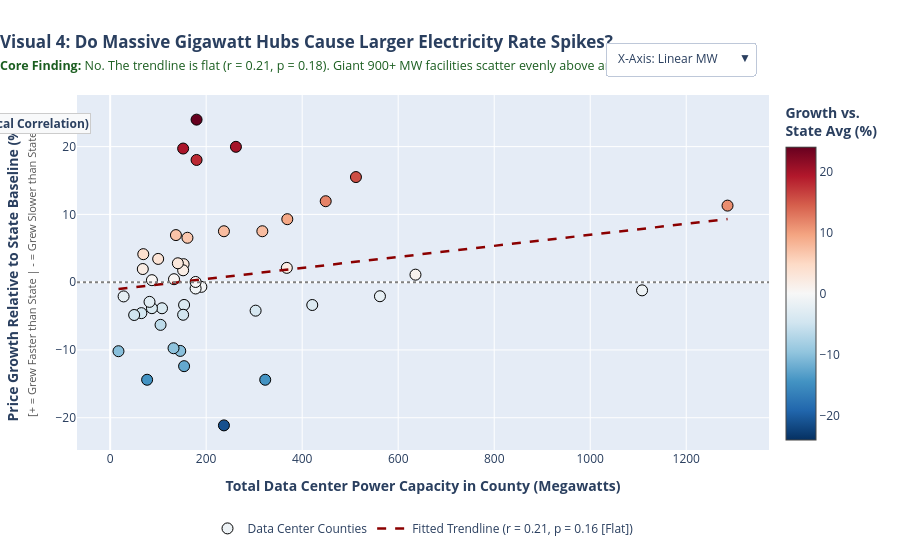

Here is the notebook cell this chart was saved with:
### Markdown cell above
## Visual 4: Do Massive Gigawatt Hubs Cause Larger Electricity Rate Spikes?
*Supports: **Key Finding & Interpretation - The Intensive Margin Test***

### Visual Design & Layperson Interpretation
- **Question Answered:** *Do counties with massive 900+ MW computing facilities (like Memphis or New Albany) experience larger price increases than counties with small 50 MW data centers?*
- **Y-Axis:** Price growth **relative to state average** (0% = grew at exact state average).
- **Diverging Colors:** Red dots grew faster than their state; blue dots grew slower than their state.
- **Punchline:** The trendline is flat ($r = 0.21, p = 0.18$). Mega-scale gigawatt hubs scatter evenly above and below their state benchmarks.

### Code cell
# 1. Interactive Plotly Visual 4
fig4 = go.Figure()

x_lin = treat_panel['total_power_consumption_mw']
x_lg = treat_panel['Log_MW']
y_dem = treat_panel['Growth_Demeaned']
county_labels = treat_panel['County'] + ', ' + treat_panel['State']

# Linear scatter trace
fig4.add_trace(go.Scatter(
    x=x_lin, y=y_dem, mode='markers',
    text=county_labels,
    marker=dict(
        size=11, color=y_dem, colorscale='RdBu_r', cmid=0,
        colorbar=dict(title="<b>Growth vs.<br>State Avg (%)</b>", x=1.01),
        showscale=True, line=dict(color='black', width=1)
    ),
    name='Data Center Counties',
    hovertemplate="<b>%{text}</b><br>Power Capacity: %{x:,.0f} MW<br>Growth vs. State Avg: %{y:+.2f}%<extra></extra>",
    visible=True
))

# Linear OLS regression line
slope_lin, intercept_lin = np.polyfit(x_lin, y_dem, 1)
x_line_lin = np.linspace(x_lin.min(), x_lin.max(), 100)
fig4.add_trace(go.Scatter(
    x=x_line_lin, y=slope_lin * x_line_lin + intercept_lin,
    mode='lines', line=dict(color='darkred', width=2.5, dash='dash'),
    name=f'Fitted Trendline (r = {r_linear:.2f}, p = {p_linear:.2f} [Flat])', visible=True
))

# Log(MW) scatter trace
fig4.add_trace(go.Scatter(
    x=x_lg, y=y_dem, mode='markers',
    text=county_labels,
    marker=dict(
        size=11, color=y_dem, colorscale='RdBu_r', cmid=0,
        colorbar=dict(title="<b>Growth vs.<br>State Avg (%)</b>", x=1.01),
        showscale=True, line=dict(color='black', width=1)
    ),
    name='Data Center Counties (Log)',
    hovertemplate="<b>%{text}</b><br>Log(1+MW): %{x:.2f}<br>Growth vs. State Avg: %{y:+.2f}%<extra></extra>",
    visible=False
))

# Log OLS regression line
slope_log, intercept_log = np.polyfit(x_lg, y_dem, 1)
x_line_log = np.linspace(x_lg.min(), x_lg.max(), 100)
fig4.add_trace(go.Scatter(
    x=x_line_log, y=slope_log * x_line_log + intercept_log,
    mode='lines', line=dict(color='darkred', width=2.5, dash='dash'),
    name=f'Fitted Trendline (Log r = {r_log:.2f}, p = {p_log:.2f} [Flat])', visible=False
))

# Horizontal zero line
fig4.add_hline(y=0, line_dash="dot", line_color="gray", annotation_text="State Average Baseline (0%)", annotation_position="bottom right")

annots_linear = [
    dict(x=0.02, y=0.95, xref="paper", yref="paper", text=f"<b>Pearson r = {r_linear:.2f} (p = {p_linear:.2f}, No Statistical Correlation)</b>", showarrow=False, bgcolor="#F8F9FA", bordercolor="#CCCCCC", borderwidth=1)
]

annots_log = [
    dict(x=0.02, y=0.95, xref="paper", yref="paper", text=f"<b>Pearson Log r = {r_log:.2f} (p = {p_log:.2f}, No Statistical Correlation)</b>", showarrow=False, bgcolor="#F8F9FA", bordercolor="#CCCCCC", borderwidth=1)
]

fig4.update_layout(
    title=dict(
        text="<b>Visual 4: Do Massive Gigawatt Hubs Cause Larger Electricity Rate Spikes?</b><br><span style='font-size:12.5px; color:#1B5E20;'><b>Core Finding:</b> No. The trendline is flat (r = 0.21, p = 0.18). Giant 900+ MW facilities scatter evenly above and below state averages.</span>",
        x=0.0, xanchor="left"
    ),
    xaxis=dict(title="<b>Total Data Center Power Capacity in County (Megawatts)</b>"),
    yaxis=dict(title="<b>Price Growth Relative to State Baseline (%)</b><br><span style='font-size:11px; color:#555;'>[+ = Grew Faster than State | - = Grew Slower than State]</span>"),
    legend=dict(orientation="h", yanchor="top", y=-0.18, xanchor="center", x=0.5),
    updatemenus=[
        dict(
            buttons=[
                dict(
                    label="X-Axis: Linear MW",
                    method="update",
                    args=[{"visible": [True, True, False, False]},
                          {"xaxis": {"title": "<b>Total Data Center Power Capacity in County (Megawatts)</b>"},
                           "annotations": annots_linear}]
                ),
                dict(
                    label="X-Axis: Log(1 + MW)",
                    method="update",
                    args=[{"visible": [False, False, True, True]},
                          {"xaxis": {"title": "<b>Log(1 + Total Data Center Power in MW)</b>"},
                           "annotations": annots_log}]
                )
            ],
            direction="down", showactive=True,
            x=0.98, xanchor="right", y=1.15, yanchor="top"
        )
    ],
    annotations=annots_linear,
    height=560,
    margin=dict(l=60, r=40, t=95, b=110)
)
fig4.show()

# 2. Companion Static Matplotlib + Seaborn Regplots
fig, axes = plt.subplots(1, 2, figsize=(15, 6))

sns.regplot(
    data=treat_panel, x='total_power_consumption_mw', y='Growth_Demeaned',
    scatter_kws={'alpha': 0.75, 'color': COLOR_TREATMENT, 's': 70, 'edgecolor': 'black'},
    line_kws={'color': 'darkred', 'linewidth': 2.2},
    ax=axes[0]
)
axes[0].axhline(0, color='gray', linestyle='--', alpha=0.7)
axes[0].set_title(f"Linear Scale: MW vs. Relative Growth (r = {r_linear:.2f}, Flat)", fontsize=12, fontweight='bold')
axes[0].set_xlabel("Total Data Center Consumption (MW)", fontsize=11)
axes[0].set_ylabel("Price Growth Relative to State Average (%)", fontsize=11)

top3_lin = treat_panel.nlargest(3, 'total_power_consumption_mw')
for _, row in top3_lin.iterrows():
    axes[0].text(row['total_power_consumption_mw'] + 15, row['Growth_Demeaned'], f"{row['County']}, {row['State']}", fontsize=8.5, weight='bold')

sns.regplot(
    data=treat_panel, x='Log_MW', y='Growth_Demeaned',
    scatter_kws={'alpha': 0.75, 'color': COLOR_CONTROL, 's': 70, 'edgecolor': 'black'},
    line_kws={'color': 'darkred', 'linewidth': 2.2},
    ax=axes[1]
)
axes[1].axhline(0, color='gray', linestyle='--', alpha=0.7)
axes[1].set_title(f"Log Scale: Log(MW) vs. Relative Growth (r = {r_log:.2f}, Flat)", fontsize=12, fontweight='bold')
axes[1].set_xlabel("Log(1 + Total Data Center Consumption in MW)", fontsize=11)
axes[1].set_ylabel("Price Growth Relative to State Average (%)", fontsize=11)

top3_log = treat_panel.nlargest(3, 'Log_MW')
for _, row in top3_log.iterrows():
    axes[1].text(row['Log_MW'] + 0.05, row['Growth_Demeaned'], f"{row['County']}, {row['State']}", fontsize=8.5, weight='bold')

plt.tight_layout()
plt.show()

### Figure 1 — Plotly figure (JSON) as saved in the notebook; plotly's stock layout.template omitted (floating-point values rounded to 4 significant figures)
{"data": [{"hovertemplate": "<b>%{text}</b><br>Power Capacity: %{x:,.0f} MW<br>Growth vs. State Avg: %{y:+.2f}%<extra></extra>", "marker": {"cmid": 0, "color": [-1.206, -2.073, 11.94, -3.361, 11.29, 15.51, -14.4, 7.513, 23.98, 3.432, 1.108, -3.37, 9.29, 2.111, -4.205, 19.97, 7.513, -21.13, -0.6899, 18.03, -0.9321, 0.03069, 6.551, -12.39, 2.653, 1.753, 19.71, -4.81, -10.14, 2.789, 6.945, 0.4377, -9.745, -3.848, -6.297, 0.2932, -3.837, -2.907, -14.4, 4.131, 1.938, -4.569, -4.842, -2.102, -10.18], "colorbar": {"title": {"text": "<b>Growth vs.<br>State Avg (%)</b>"}, "x": 1.01}, "colorscale": [[0, "rgb(5,48,97)"], [0.1, "rgb(33,102,172)"], [0.2, "rgb(67,147,195)"], [0.3, "rgb(146,197,222)"], [0.4, "rgb(209,229,240)"], [0.5, "rgb(247,247,247)"], [0.6, "rgb(253,219,199)"], [0.7, "rgb(244,165,130)"], [0.8, "rgb(214,96,77)"], [0.9, "rgb(178,24,43)"], [1, "rgb(103,0,31)"]], "line": {"color": "black", "width": 1}, "showscale": true, "size": 11}, "mode": "markers", "name": "Data Center Counties", "text": ["Licking, OH", "Henrico, VA", "Maricopa, AZ", "Bexar, TX", "Shelby, TN", "Madison, MS", "Prince William, VA", "Sarpy, NE", "Ellis, TX", "Niagara, NY", "Fayette, GA", "Taylor, TX", "Racine, WI", "Mayes, OK", "Franklin, OH", "Denton, TX", "Douglas, NE", "Pottawattamie, IA", "Warren, IA", "Washington, OR", "Clark, IN", "Dakota, MN", "Storey, NV", "Wasco, OR", "Montgomery, AL", "Ada, ID", "Bell, TX", "Laramie, WY", "Madison, AL", "Lancaster, NE", "Fairfield, OH", "Utah, UT", "Dickens, TX", "Columbia, PA", "Clay, MO", "Sumner, TN", "Valencia, NM", "Chesterfield, VA", "Loudoun, VA", "Edgefield, SC", "Dickey, ND", "Cherokee, NC", "Cumberland, NJ", "Whitfield, GA", "Fulton, GA"], "type": "scatter", "visible": true, "x": [1108.0, 562.0, 449.0, 154.0, 1286.0, 512.0, 323.0, 317.0, 180.0, 100.0, 636.0, 421.0, 369.0, 368.0, 303.0, 262.0, 237.0, 237.0, 190.0, 180.0, 178.0, 178.0, 161.0, 154.0, 153.0, 152.0, 152.0, 152.0, 146.0, 141.0, 137.0, 133.0, 132.0, 108.0, 105.0, 87.0, 87.0, 82.0, 77.0, 69.0, 68.0, 65.0, 50.0, 28.0, 17.33], "y": [-1.206, -2.073, 11.94, -3.361, 11.29, 15.51, -14.4, 7.513, 23.98, 3.432, 1.108, -3.37, 9.29, 2.111, -4.205, 19.97, 7.513, -21.13, -0.6899, 18.03, -0.9321, 0.03069, 6.551, -12.39, 2.653, 1.753, 19.71, -4.81, -10.14, 2.789, 6.945, 0.4377, -9.745, -3.848, -6.297, 0.2932, -3.837, -2.907, -14.4, 4.131, 1.938, -4.569, -4.842, -2.102, -10.18]}, {"line": {"color": "darkred", "dash": "dash", "width": 2.5}, "mode": "lines", "name": "Fitted Trendline (r = 0.21, p = 0.16 [Flat])", "type": "scatter", "visible": true, "x": [17.33, 30.14, 42.96, 55.77, 68.59, 81.4, 94.22, 107.0, 119.8, 132.7, 145.5, 158.3, 171.1, 183.9, 196.7, 209.6, 222.4, 235.2, 248.0, 260.8, 273.6, 286.4, 299.3, 312.1, 324.9, 337.7, 350.5, 363.3, 376.1, 389.0, 401.8, 414.6, 427.4, 440.2, 453.0, 465.8, 478.7, 491.5, 504.3, 517.1, 529.9, 542.7, 555.6, 568.4, 581.2, 594.0, 606.8, 619.6, 632.4, 645.3, 658.1, 670.9, 683.7, 696.5, 709.3, 722.1, 735.0, 747.8, 760.6, 773.4, 786.2, 799.0, 811.9, 824.7, 837.5, 850.3, 863.1, 875.9, 888.7, 901.6, 914.4, 927.2, 940.0, 952.8, 965.6, 978.4, 991.3, 1004.0, 1017.0, 1030.0, 1043.0, 1055.0, 1068.0, 1081.0, 1094.0, 1107.0, 1119.0, 1132.0, 1145.0, 1158.0, 1171.0, 1183.0, 1196.0, 1209.0, 1222.0, 1235.0, 1248.0, 1260.0, 1273.0, 1286.0], "y": [-1.018, -0.9137, -0.8093, -0.7049, -0.6005, -0.4961, -0.3918, -0.2874, -0.183, -0.07862, 0.02576, 0.1301, 0.2345, 0.3389, 0.4433, 0.5477, 0.6521, 0.7564, 0.8608, 0.9652, 1.07, 1.174, 1.278, 1.383, 1.487, 1.591, 1.696, 1.8, 1.905, 2.009, 2.113, 2.218, 2.322, 2.427, 2.531, 2.635, 2.74, 2.844, 2.948, 3.053, 3.157, 3.262, 3.366, 3.47, 3.575, 3.679, 3.784, 3.888, 3.992, 4.097, 4.201, 4.305, 4.41, 4.514, 4.619, 4.723, 4.827, 4.932, 5.036, 5.14, 5.245, 5.349, 5.454, 5.558, 5.662, 5.767, 5.871, 5.976, 6.08, 6.184, 6.289, 6.393, 6.497, 6.602, 6.706, 6.811, 6.915, 7.019, 7.124, 7.228, 7.332, 7.437, 7.541, 7.646, 7.75, 7.854, 7.959, 8.063, 8.168, 8.272, 8.376, 8.481, 8.585, 8.689, 8.794, 8.898, 9.003, 9.107, 9.211, 9.316]}, {"hovertemplate": "<b>%{text}</b><br>Log(1+MW): %{x:.2f}<br>Growth vs. State Avg: %{y:+.2f}%<extra></extra>", "marker": {"cmid": 0, "color": [-1.206, -2.073, 11.94, -3.361, 11.29, 15.51, -14.4, 7.513, 23.98, 3.432, 1.108, -3.37, 9.29, 2.111, -4.205, 19.97, 7.513, -21.13, -0.6899, 18.03, -0.9321, 0.03069, 6.551, -12.39, 2.653, 1.753, 19.71, -4.81, -10.14, 2.789, 6.945, 0.4377, -9.745, -3.848, -6.297, 0.2932, -3.837, -2.907, -14.4, 4.131, 1.938, -4.569, -4.842, -2.102, -10.18], "colorbar": {"title": {"text": "<b>Growth vs.<br>State Avg (%)</b>"}, "x": 1.01}, "colorscale": [[0, "rgb(5,48,97)"], [0.1, "rgb(33,102,172)"], [0.2, "rgb(67,147,195)"], [0.3, "rgb(146,197,222)"], [0.4, "rgb(209,229,240)"], [0.5, "rgb(247,247,247)"], [0.6, "rgb(253,219,199)"], [0.7, "rgb(244,165,130)"], [0.8, "rgb(214,96,77)"], [0.9, "rgb(178,24,43)"], [1, "rgb(103,0,31)"]], "line": {"color": "black", "width": 1}, "showscale": true, "size": 11}, "mode": "markers", "name": "Data Center Counties (Log)", "text": ["Licking, OH", "Henrico, VA", "Maricopa, AZ", "Bexar, TX", "Shelby, TN", "Madison, MS", "Prince William, VA", "Sarpy, NE", "Ellis, TX", "Niagara, NY", "Fayette, GA", "Taylor, TX", "Racine, WI", "Mayes, OK", "Franklin, OH", "Denton, TX", "Douglas, NE", "Pottawattamie, IA", "Warren, IA", "Washington, OR", "Clark, IN", "Dakota, MN", "Storey, NV", "Wasco, OR", "Montgomery, AL", "Ada, ID", "Bell, TX", "Laramie, WY", "Madison, AL", "Lancaster, NE", "Fairfield, OH", "Utah, UT", "Dickens, TX", "Columbia, PA", "Clay, MO", "Sumner, TN", "Valencia, NM", "Chesterfield, VA", "Loudoun, VA", "Edgefield, SC", "Dickey, ND", "Cherokee, NC", "Cumberland, NJ", "Whitfield, GA", "Fulton, GA"], "type": "scatter", "visible": false, "x": [7.011, 6.333, 6.109, 5.043, 7.16, 6.24, 5.781, 5.762, 5.198, 4.615, 6.457, 6.045, 5.914, 5.911, 5.717, 5.572, 5.472, 5.472, 5.252, 5.198, 5.187, 5.187, 5.088, 5.043, 5.037, 5.03, 5.03, 5.03, 4.99, 4.956, 4.927, 4.898, 4.89, 4.691, 4.663, 4.477, 4.477, 4.419, 4.357, 4.248, 4.234, 4.19, 3.932, 3.367, 2.909], "y": [-1.206, -2.073, 11.94, -3.361, 11.29, 15.51, -14.4, 7.513, 23.98, 3.432, 1.108, -3.37, 9.29, 2.111, -4.205, 19.97, 7.513, -21.13, -0.6899, 18.03, -0.9321, 0.03069, 6.551, -12.39, 2.653, 1.753, 19.71, -4.81, -10.14, 2.789, 6.945, 0.4377, -9.745, -3.848, -6.297, 0.2932, -3.837, -2.907, -14.4, 4.131, 1.938, -4.569, -4.842, -2.102, -10.18]}, {"line": {"color": "darkred", "dash": "dash", "width": 2.5}, "mode": "lines", "name": "Fitted Trendline (Log r = 0.29, p = 0.05 [Flat])", "type": "scatter", "visible": false, "x": [2.909, 2.951, 2.994, 3.037, 3.08, 3.123, 3.166, 3.209, 3.252, 3.295, 3.338, 3.381, 3.424, 3.467, 3.51, 3.553, 3.596, 3.639, 3.682, 3.724, 3.767, 3.81, 3.853, 3.896, 3.939, 3.982, 4.025, 4.068, 4.111, 4.154, 4.197, 4.24, 4.283, 4.326, 4.369, 4.412, 4.455, 4.497, 4.54, 4.583, 4.626, 4.669, 4.712, 4.755, 4.798, 4.841, 4.884, 4.927, 4.97, 5.013, 5.056, 5.099, 5.142, 5.185, 5.228, 5.27, 5.313, 5.356, 5.399, 5.442, 5.485, 5.528, 5.571, 5.614, 5.657, 5.7, 5.743, 5.786, 5.829, 5.872, 5.915, 5.958, 6.001, 6.044, 6.086, 6.129, 6.172, 6.215, 6.258, 6.301, 6.344, 6.387, 6.43, 6.473, 6.516, 6.559, 6.602, 6.645, 6.688, 6.731, 6.774, 6.817, 6.859, 6.902, 6.945, 6.988, 7.031, 7.074, 7.117, 7.16], "y": [-6.535, -6.394, -6.252, -6.111, -5.969, -5.828, -5.686, -5.545, -5.403, -5.262, -5.12, -4.979, -4.837, -4.696, -4.554, -4.413, -4.271, -4.13, -3.988, -3.847, -3.705, -3.564, -3.422, -3.281, -3.139, -2.998, -2.857, -2.715, -2.574, -2.432, -2.291, -2.149, -2.008, -1.866, -1.725, -1.583, -1.442, -1.3, -1.159, -1.017, -0.8758, -0.7343, -0.5928, -0.4513, -0.3098, -0.1684, -0.02688, 0.1146, 0.2561, 0.3976, 0.539, 0.6805, 0.822, 0.9635, 1.105, 1.246, 1.388, 1.529, 1.671, 1.812, 1.954, 2.095, 2.237, 2.378, 2.52, 2.661, 2.803, 2.944, 3.086, 3.227, 3.369, 3.51, 3.652, 3.793, 3.935, 4.076, 4.218, 4.359, 4.501, 4.642, 4.783, 4.925, 5.066, 5.208, 5.349, 5.491, 5.632, 5.774, 5.915, 6.057, 6.198, 6.34, 6.481, 6.623, 6.764, 6.906, 7.047, 7.189, 7.33, 7.472]}], "layout": {"annotations": [{"bgcolor": "#F8F9FA", "bordercolor": "#CCCCCC", "borderwidth": 1, "showarrow": false, "text": "<b>Pearson r = 0.21 (p = 0.16, No Statistical Correlation)</b>", "x": 0.02, "xanchor": "right", "xref": "paper", "y": 0.95, "yanchor": "top", "yref": "paper"}], "height": 560, "legend": {"orientation": "h", "x": 0.5, "xanchor": "center", "y": -0.18, "yanchor": "top"}, "margin": {"b": 110, "l": 60, "r": 40, "t": 95}, "shapes": [{"line": {"color": "gray", "dash": "dot"}, "type": "line", "x0": 0, "x1": 1, "xref": "x domain", "y0": 0, "y1": 0, "yref": "y"}], "title": {"text": "<b>Visual 4: Do Massive Gigawatt Hubs Cause Larger Electricity Rate Spikes?</b><br><span style='font-size:12.5px; color:#1B5E20;'><b>Core Finding:</b> No. The trendline is flat (r = 0.21, p = 0.18). Giant 900+ MW facilities scatter evenly above and below state averages.</span>", "x": 0, "xanchor": "left"}, "updatemenus": [{"buttons": [{"args": [{"visible": [true, true, false, false]}, {"annotations": [{"bgcolor": "#F8F9FA", "bordercolor": "#CCCCCC", "borderwidth": 1, "showarrow": false, "text": "<b>Pearson r = 0.21 (p = 0.16, No Statistical Correlation)</b>", "x": 0.02, "xref": "paper", "y": 0.95, "yref": "paper"}], "xaxis": {"title": "<b>Total Data Center Power Capacity in County (Megawatts)</b>"}}], "label": "X-Axis: Linear MW", "method": "update"}, {"args": [{"visible": [false, false, true, true]}, {"annotations": [{"bgcolor": "#F8F9FA", "bordercolor": "#CCCCCC", "borderwidth": 1, "showarrow": false, "text": "<b>Pearson Log r = 0.29 (p = 0.05, No Statistical Correlation)</b>", "x": 0.02, "xref": "paper", "y": 0.95, "yref": "paper"}], "xaxis": {"title": "<b>Log(1 + Total Data Center Power in MW)</b>"}}], "label": "X-Axis: Log(1 + MW)", "method": "update"}], "direction": "down", "showactive": true, "x": 0.98, "xanchor": "right", "y": 1.15, "yanchor": "top"}], "xaxis": {"title": {"text": "<b>Total Data Center Power Capacity in County (Megawatts)</b>"}}, "yaxis": {"title": {"text": "<b>Price Growth Relative to State Baseline (%)</b><br><span style='font-size:11px; color:#555;'>[+ = Grew Faster than State | - = Grew Slower than State]</span>"}}}}
